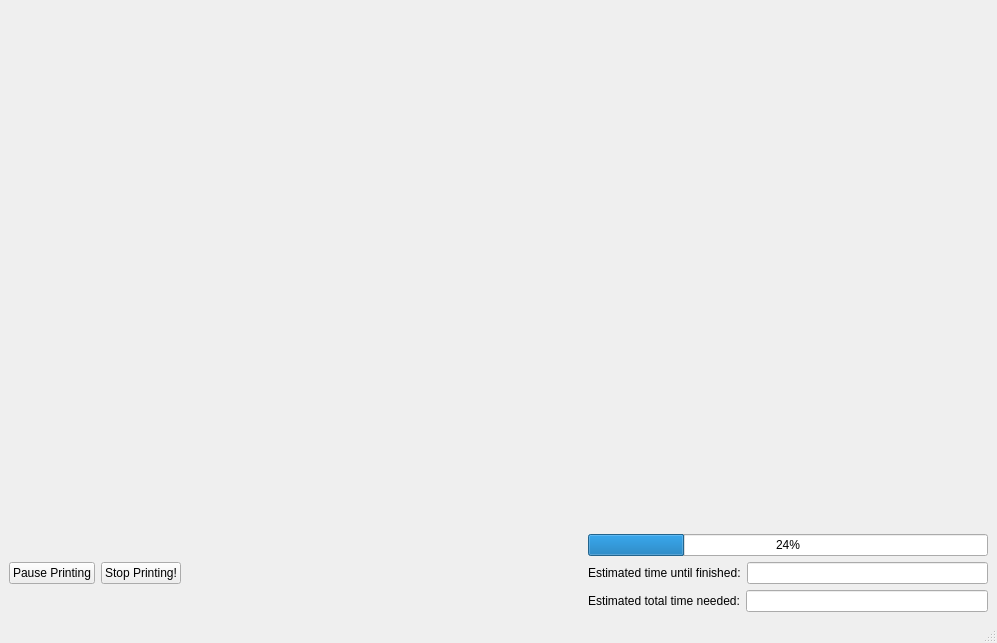
<?xml version="1.0" encoding="UTF-8"?>
<ui version="4.0">
 <class>MainWindow</class>
 <widget class="QMainWindow" name="MainWindow">
  <property name="geometry">
   <rect>
    <x>0</x>
    <y>0</y>
    <width>997</width>
    <height>643</height>
   </rect>
  </property>
  <property name="windowTitle">
   <string>MainWindow</string>
  </property>
  <widget class="QWidget" name="centralwidget">
   <layout class="QVBoxLayout" name="verticalLayout_3">
    <item>
     <layout class="QVBoxLayout" name="verticalLayout_2">
      <item>
       <layout class="QHBoxLayout" name="OpenGlPanel">
        <item>
         <spacer name="verticalSpacer">
          <property name="orientation">
           <enum>Qt::Vertical</enum>
          </property>
          <property name="sizeHint" stdset="0">
           <size>
            <width>20</width>
            <height>40</height>
           </size>
          </property>
         </spacer>
        </item>
       </layout>
      </item>
      <item>
       <layout class="QHBoxLayout" name="horizontalLayout_4">
        <item>
         <layout class="QHBoxLayout" name="horizontalLayout_3">
          <item>
           <widget class="QPushButton" name="PausePrintButton">
            <property name="text">
             <string>Pause Printing</string>
            </property>
           </widget>
          </item>
          <item>
           <widget class="QPushButton" name="StopPrintButton">
            <property name="toolTip">
             <string>&lt;html&gt;&lt;head/&gt;&lt;body&gt;&lt;p&gt;opens the Printing Dialogue&lt;/p&gt;&lt;/body&gt;&lt;/html&gt;</string>
            </property>
            <property name="text">
             <string>Stop Printing!</string>
            </property>
           </widget>
          </item>
         </layout>
        </item>
        <item>
         <spacer name="horizontalSpacer">
          <property name="orientation">
           <enum>Qt::Horizontal</enum>
          </property>
          <property name="sizeHint" stdset="0">
           <size>
            <width>40</width>
            <height>20</height>
           </size>
          </property>
         </spacer>
        </item>
        <item>
         <layout class="QVBoxLayout" name="verticalLayout">
          <item>
           <widget class="QProgressBar" name="progressBar">
            <property name="value">
             <number>24</number>
            </property>
           </widget>
          </item>
          <item>
           <layout class="QHBoxLayout" name="horizontalLayout_2">
            <item>
             <widget class="QLabel" name="label">
              <property name="text">
               <string>Estimated time until finished:</string>
              </property>
             </widget>
            </item>
            <item>
             <widget class="QLineEdit" name="lineEdit"/>
            </item>
           </layout>
          </item>
          <item>
           <layout class="QHBoxLayout" name="horizontalLayout">
            <item>
             <widget class="QLabel" name="label_2">
              <property name="text">
               <string>Estimated total time needed:</string>
              </property>
             </widget>
            </item>
            <item>
             <widget class="QLineEdit" name="lineEdit_2"/>
            </item>
           </layout>
          </item>
         </layout>
        </item>
       </layout>
      </item>
     </layout>
    </item>
   </layout>
  </widget>
  <widget class="QStatusBar" name="statusbar"/>
  <action name="actionImport">
   <property name="text">
    <string>Import</string>
   </property>
  </action>
  <action name="actionPrinter_Settings">
   <property name="text">
    <string>Printer Settings</string>
   </property>
  </action>
 </widget>
 <resources/>
 <connections/>
</ui>
